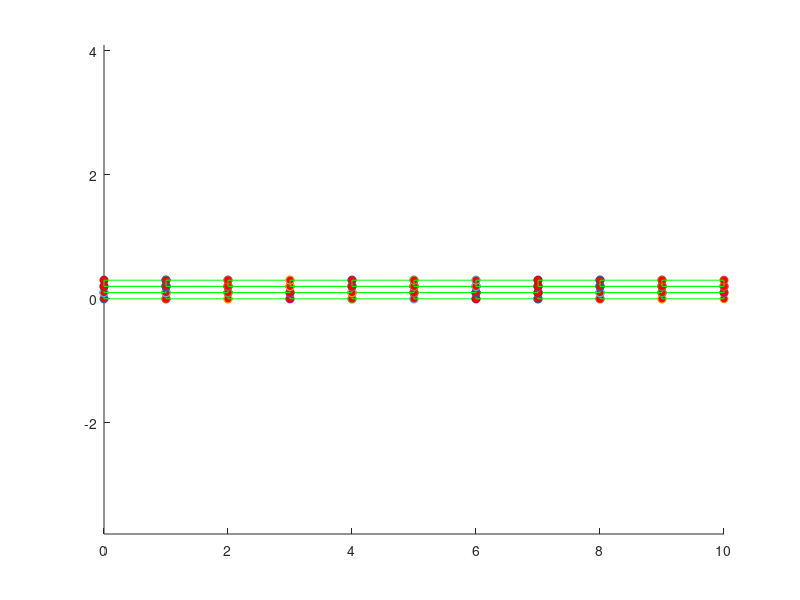
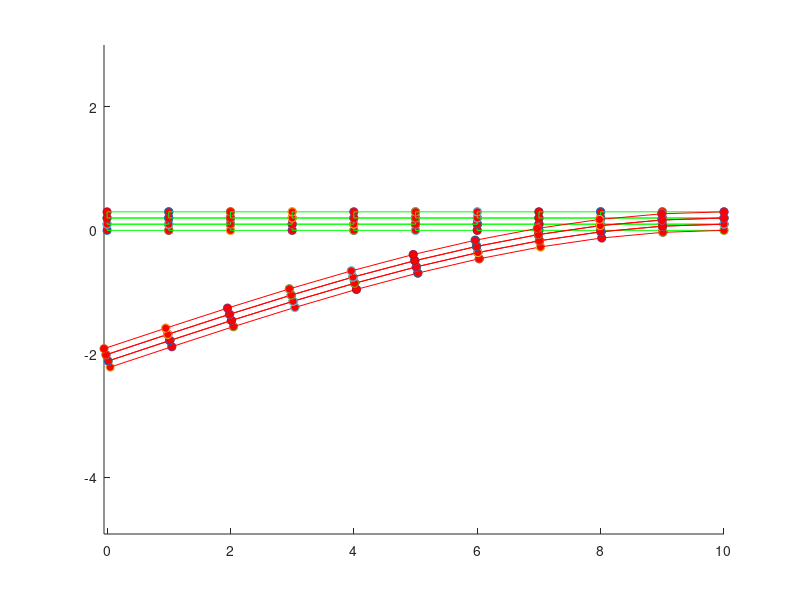
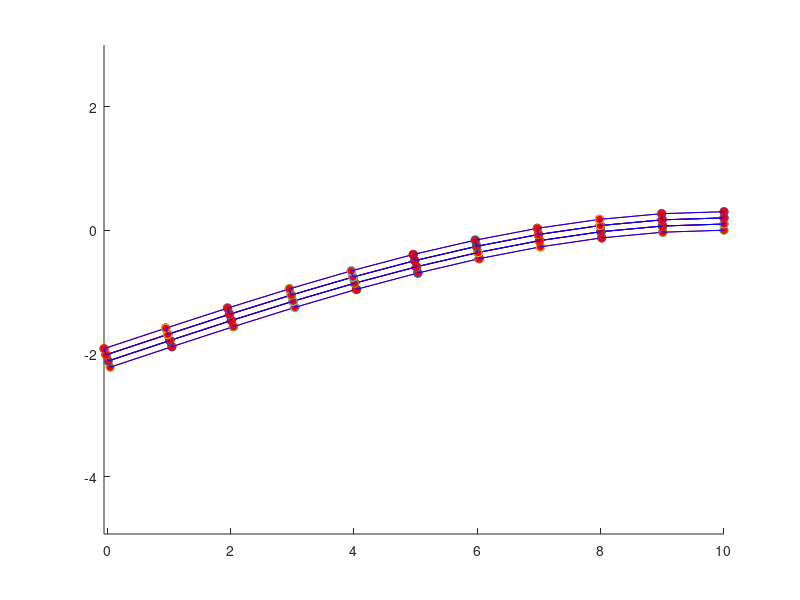

The MATLAB source for these figures, in order:
function FEM_incompatible_modes
%
%          Example 2D and 3D Linear elastic FEM code
%            Currently coded to run either plane strain or plane stress (2DOF) or general 3D but
%            could easily be modified for axisymmetry too.
%
%        Variables read from input file;
%        nprops              No. material parameters
%        materialprops(i)    List of material parameters
%        ncoord              No. spatial coords (2 for 2D, 3 for 3D)
%        ndof                No. degrees of freedom per node (2 for 2D, 3 for 3D)
%                            (here ndof=ncoord, but the program allows them to be different
%                            to allow extension to plate & beam elements with C^1 continuity)
%        nnode               No. nodes
%        coords(i,j)         ith coord of jth node, for i=1..ncoord; j=1..nnode
%        nelem               No. elements
%        maxnodes            Max no. nodes on any one element (used for array dimensioning)
%        nelnodes(i)         No. nodes on the ith element
%        elident(i)          An integer identifier for the ith element.  Not used
%                            in this code but could be used to switch on reduced integration,
%                            etc.
%        connect(i,j)        List of nodes on the jth element
%        nfix                Total no. prescribed displacements
%        fixnodes(i,j)       List of prescribed displacements at nodes
%                            fixnodes(1,j) Node number
%                            fixnodes(2,j) Displacement component number (1, 2 or 3)
%                            fixnodes(3,j) Value of the displacement
%        ndload              Total no. element faces subjected to tractions
%        dloads(i,j)         List of element tractions
%                            dloads(1,j) Element number
%                            dloads(2,j) face number
%                            dloads(3,j), dloads(4,j), dloads(5,j) Components of traction
%                            (assumed uniform) 
%
%  To run the program you first need to set up an input file, as described in 
%  the lecture notes.  Then change the fopen command below to point to the file.
%  Also change the fopen command in the post-processing step (near the bottom of the
%  program) to point to a suitable output file.  Then execute the file in
%  the usual fashion (e.g. hit the green arrow at the top of the MATLAB
%  editor window)
% 
%
% ==================== Read data from the input file ===========================
%
%
% YOU NEED TO CHANGE THE PATH & FILE NAME TO POINT TO YOUR INPUT FILE
%
infile=fopen('shear_locking_demo.txt','r');

[nprops,materialprops,ncoord,ndof,nnode,coords,nelem,maxnodes,connect,nelnodes,elident,nfix,fixnodes,ndload,dloads] = read_input_file(infile);

fclose(infile);

% Plot the initial mesh as a check
close all
figure
plotmesh(coords,ncoord,nnode,connect,nelem,elident,nelnodes,'g');

%
%============================ MAIN FEM ANALYSIS PROCEDURE ========================
%
%   dofs        Nodal displacements.  Let u_i^a be ith displacement component
%               at jth node.  Then dofs contain (u_1^1, u_2^1, u_1^2, u_2^2....) for 2D
%               and (u_1^1, u_2^1, u_3^1, u_1^2, u_2^2, u_3^2....) for 3D
%
%   K           Global stiffness matrix.  Stored as (K_1111 K_1112  K_1121  K_1122...
%                                                    K_1211 K_1212  K_1221  K_1222...
%                                                    K_2111 K_2112  K_2121  K_2122...)
%               for 2D problem and similarly for 3D problem
%   r           Force vector.  Currently only includes contribution from tractions
%               acting on element faces (i.e. body forces are neglected)
%
  dofs = zeros(ndof*nnode,1);  

  K = globalstiffness(ncoord,ndof,nnode,coords,nelem,maxnodes,elident,nelnodes,connect,materialprops,dofs);

  r = globaltraction(ncoord,ndof,nnode,ndload,coords,nelnodes,elident,connect,dloads,dofs);

%
%  Fix constrained nodes.  We should really do this in a way that preserves the symmetry of K
%  but it's not worth it for the small demo problems here.
%
  for n = 1:nfix
     rw = ndof*(fixnodes(1,n)-1) + fixnodes(2,n);
     for cl = 1:ndof*nnode
        K(rw,cl) = 0;
     end
     K(rw,rw) = 1.;
     r(rw) = fixnodes(3,n);
  end
%
% Solve for the displacements
%

  dofs = K\r;

%
%================================= POST-PROCESSING =================================
%
% Create a plot of the deformed mesh
%

  defcoords = zeros(ndof,nnode); 
  scalefactor = 1.0;
  for i = 1:nnode
    for j = 1:ndof
       defcoords(j,i) = coords(j,i) + scalefactor*dofs(ndof*(i-1)+j); 
    end
  end

 figure
 plotmesh(coords,ncoord,nnode,connect,nelem,elident,nelnodes,'g');
 hold on
 plotmesh(defcoords,ncoord,nnode,connect,nelem,elident,nelnodes,'r');  
 %
 % Plot the exact solution and FEA solution together
 %
 figure
 plotmesh(defcoords,ncoord,nnode,connect,nelem,elident,nelnodes,'r');  
 a = 0.15;
 b = 1;
 P = 2*a*b;
 L = 10;
 E = 2*materialprops(1)*(1+materialprops(2));
 d = -P*L^3/(2*E*a^3*b);
 omega = 3*P*L^2/(4*E*a^3*b);
 for i = 1:nnode
   x1 = coords(1,i);
   x2 = coords(2,i)-a;
   II = b*(2*a)^3/12;
   ups1 = P/(2*E*II)*x1^2*x2 + materialprops(2)*P/(6*E*II)*x2^3 ...
       - P/(6*II*materialprops(1))*x2^3 - (P*L^2/(2*E*II) - P*a^2/(2*II*materialprops(1)))*x2;
   ups2 = -materialprops(2)*P/(2*E*II)*x1*x2^2 - P/(6*E*II)*x1^3 + P*L^2/(2*E*II)*x1 - P*L^3/(3*E*II);
   scale = 1.;
   defcoords(1,i) = coords(1,i) + scale*ups1;
   defcoords(2,i) = coords(2,i) + scale*ups2; 
 end
 
 plotmesh(defcoords,ncoord,nnode,connect,nelem,elident,nelnodes,'b');  
 

end 

%================= Material Stiffness ==================================
%
%    Computes elasticity tensor C_{ijkl} = shear modulus and Poissons ratio
%    Currently coded either for plane strain, plane stress or general 3D.
%
function C = materialstiffness(ndof,ncoord,strain,materialprops)

   mu = materialprops(1);
   nu = materialprops(2);
   
   C = zeros(ndof,ncoord,ndof,ncoord);
   
   if (ncoord == 2)   

%  planestrain = 0 => plane stress, planestrain = 1 => plane strain
   planestrain = materialprops(3);
 
     for i = 1:2
       for j = 1:2
         for k = 1:2
           for l = 1:2
             if (planestrain==1) 
               if (i==j && k==l)
                   C(i,j,k,l) = C(i,j,k,l)+2*mu*nu/(1-2*nu);
               end
             else
               if (i==j && k==l)
                   C(i,j,k,l) = C(i,j,k,l)+2*mu*nu/(1-nu);
               end
             end
             if (i==l && k==j)
                 C(i,j,k,l) = C(i,j,k,l)+mu;
             end
             if (i==k && j==l)
                 C(i,j,k,l) = C(i,j,k,l)+mu;
             end
           end
         end
       end
     end
     
   elseif (ncoord == 3) 

     for i = 1:3 
       for j = 1:3
         for k = 1:3
           for l = 1:3
             if (i==j && k==l)
                 C(i,j,k,l)=C(i,j,k,l) + 2.*mu*nu/(1.-2.*nu);
             end
             if (i==k && j==l)
                 C(i,j,k,l)=C(i,j,k,l) + mu;
             end
             if (i==l && j==k)
                 C(i,j,k,l)=C(i,j,k,l) + mu;
             end
            end
          end
        end
      end
    end

 end
%================= Material Stress ==================================
%
%   Computes stress sigma_{ij} given strain epsilon_{ij}
%
function stress = materialstress(ndof,ncoord,strain,materialprops)

   C = materialstiffness(ndof,ncoord,strain,materialprops);
   stress = zeros(ndof,ncoord);
   for i = 1 : ndof
     for j = 1 : ncoord
        for k = 1 : ndof
          for l = 1: ncoord
            stress(i,j) = stress(i,j) + C(i,j,k,l)*strain(k,l);
          end
        end
     end
   end
  end
%
%====================== No. integration points =============================
%
%   Defines the number of integration points:be used for
%   each element type
%
function n = numberofintegrationpoints(ncoord,nelnodes,elident)
  
   if (ncoord == 1) 
     n = nelnodes;   
   elseif (ncoord == 2) 
     if (nelnodes == 3)
         n = 1;
     end
     if (nelnodes == 6)
         n = 3;
     end
     if (nelnodes == 4)
         n = 4;
     end
     if (nelnodes == 8)
         n = 9;
     end
   elseif (ncoord == 3) 
     if (nelnodes == 4)
         n = 1 ;
     end
     if (nelnodes == 10)
         n = 4;
     end
     if (nelnodes == 8)
         n = 8;
     end
     if (nelnodes == 20)
         n = 27;
     end
   end
end   
%
%====================== INTEGRATION POINTS ==================================
%
%   Defines positions of integration points
%
function xi = integrationpoints(ncoord,nelnodes,npoints,elident)

   xi = zeros(ncoord,npoints);
%
%  1D elements
%
   if (ncoord == 1) 
     if (npoints==1) 
       xi(1,1) = 0.;
     elseif (npoints == 2) 
       xi(1,1) = -0.5773502692;
       xi(1,2) = -xi(1,1);
     elseif (npoints == 3) 
       xi(1,1) = -0.7745966692;
       xi(1,2) = 0.0;
       xi(1,3) = -xi(1,1);
     end
%
%  2D elements
%
   elseif (ncoord == 2) 
%
%    Triangular element
%
     if ( nelnodes == 3 || nelnodes == 6 ) 
       if (npoints == 1) 
         xi(1,1) = 1./3.;
         xi(2,1) = 1./3.;
       elseif (npoints == 3) 
         xi(1,1) = 0.6;
         xi(2,1) = 0.2;
         xi(1,2) = 0.2;
         xi(2,2) = 0.6;
         xi(1,3) = 0.2;
         xi(2,3) = 0.2;
       elseif (npoints == 4) 
         xi(1,1) = 1./3.;
         xi(2,1) = 1./3.;
         xi(1,2) = 0.6;
         xi(2,2) = 0.2;
         xi(1,3) = 0.2;
         xi(2,3) = 0.6;
         xi(1,4) = 0.2;
         xi(2,4) = 0.2;
       end
%
%    Rectangular element
%                  
     elseif ( nelnodes==4 || nelnodes==8 ) 

       if (npoints == 1) 
         xi(1,1) = 0.;
         xi(2,1) = 0.;
       elseif (npoints == 4) 
         xi(1,1) = -0.5773502692;
         xi(2,1) = xi(1,1);
         xi(1,2) = -xi(1,1);
         xi(2,2) = xi(1,1);
         xi(1,3) = xi(1,1);
         xi(2,3) = -xi(1,1);
         xi(1,4) = -xi(1,1);
         xi(2,4) = -xi(1,1);
       elseif (npoints == 9) 
         xi(1,1) = -0.7745966692;
         xi(2,1) = xi(1,1);
         xi(1,2) = 0.0;
         xi(2,2) = xi(1,1);
         xi(1,3) = -xi(1,1);
         xi(2,3) = xi(1,1);
         xi(1,4) = xi(1,1);
         xi(2,4) = 0.0;
         xi(1,5) = 0.0;
         xi(2,5) = 0.0;
         xi(1,6) = -xi(1,1);
         xi(2,6) = 0.0;
         xi(1,7) = xi(1,1);
         xi(2,7) = -xi(1,1);
         xi(1,8) = 0.;
         xi(2,8) = -xi(1,1);
         xi(1,9) = -xi(1,1);
         xi(2,9) = -xi(1,1);
       end
     end
%
%   3D elements
%
   elseif (ncoord == 3) 
%
%  3D elements
%
     if (nelnodes == 4 || nelnodes==10 ) 
       if (npoints == 1) 
         xi(1,1) = 0.25;
         xi(2,1) = 0.25;
         xi(3,1) = 0.25;
       elseif (npoints == 4) 
         xi(1,1) = 0.58541020;
         xi(2,1) = 0.13819660;
         xi(3,1) = xi(2,1);
         xi(1,2) = xi(2,1);
         xi(2,2) = xi(1,1);
         xi(3,2) = xi(2,1);
         xi(1,3) = xi(2,1);
         xi(2,3) = xi(2,1);
         xi(3,3) = xi(1,1);
         xi(1,4) = xi(2,1);
         xi(2,4) = xi(2,1);
         xi(3,4) = xi(2,1);
       end
     elseif ( nelnodes==8 || nelnodes==20 ) 
       if (npoints == 1) 
         xi(1,1) = 0.;
         xi(2,1) = 0.;
         xi(3,1) = 0.;
       elseif (npoints == 8) 
         x1D = [-0.5773502692,0.5773502692];
         for k = 1:2
           for j = 1:2 
             for i = 1:2
               n = 4*(k-1) + 2*(j-1) + i;
               xi(1,n) = x1D(i);
               xi(2,n) = x1D(j);
               xi(3,n) = x1D(k);
             end
           end
         end
       elseif (npoints == 27) 
         x1D = [-0.7745966692,0.,0.7745966692];
         for k = 1:3
           for j = 1:3
             for i = 1:3
               n = 9*(k-1) + 3*(j-1) + i;
               xi(1,n) = x1D(i);
               xi(2,n) = x1D(j);
               xi(3,n) = x1D(k);
             end
           end
         end
       end
     end
   end
end

%
%================= INTEGRATION WEIGHTS ==================================
%
%   Defines integration weights w_i
%
function w = integrationweights(ncoord,nelnodes,npoints,elident)

   w = zeros(npoints,1);

%
%  1D elements
%
   if (ncoord == 1) 
     if (npoints == 1)
       w(1) = 2.;
     elseif (npoints == 2) 
       w = [1.,1.];
     elseif (npoints == 3) 
       w = [0.555555555,0.888888888,0.555555555];
     end
%
%  2D elements
%
   elseif (ncoord == 2) 
%
%    Triangular element
%
     if ( nelnodes == 3 || nelnodes == 6 ) 
       if (npoints == 1) 
         w(1) = 0.5;
       elseif (npoints == 3) 
         w(1) = 1./6.;
         w(2) = 1./6.;
         w(3) = 1./6.;
       elseif (npoints == 4) 
         w = [-27./96.,25./96.,25/96.,25/96.];
       end
%
%    Rectangular element
%                  
     elseif ( nelnodes==4 || nelnodes==8 ) 

       if (npoints == 1) 
         w(1) = 4.;
       elseif (npoints == 4) 
         w = [1.,1.,1.,1.];
       elseif (npoints == 9 ) 
         w1D = [0.555555555,0.888888888,0.55555555555];
         for j = 1:3
           for i = 1:3
             n = 3*(j-1)+i;
             w(n) = w1D(i)*w1D(j);
           end
         end    
       end
     end 

   elseif (ncoord == 3) 
%
%  3D elements
%
     if (nelnodes == 4 || nelnodes==10 ) 
       if (npoints == 1) 
         w(1) = 1./6.;
       elseif (npoints == 4) 
         w = [1./24.,1./24.,1./24.,1./24.];
       end
     elseif ( nelnodes==8 || nelnodes==20 ) 
       if (npoints == 1) 
         w(1) = 8.;
       elseif (npoints == 8) 
         w = [1.,1.,1.,1.,1.,1.,1.,1.];
       elseif (npoints == 27) 
         w1D = [0.555555555,0.888888888,0.55555555555];
         for k = 1:3
           for j = 1:3
             for i = 1:3
               n = 9*(k-1)+3*(j-1)+i;
               w(n) = w1D(i)*w1D(j)*w1D(k);
             end
           end    
         end
       end
     end
   end
end

%
%================= SHAPE FUNCTIONS ==================================
%
%        Calculates shape functions for various element types
%
function N = shapefunctions(nelnodes,ncoord,elident,xi)
 

   N = zeros(nelnodes,1);
%
%  1D elements
%
  if (ncoord == 1) 
    if (nelnodes==2) 
      N(1) = 0.5*(1.+xi(1));
      N(2) = 0.5*(1.-xi(1));
    elseif (nelnodes == 3) 
      N(1) = -0.5*xi(1)*(1.-xi(1));
      N(2) =  0.5*xi(1)*(1.+xi(1));
      N(3) = (1.-xi(1))*(1.+xi(1));
    end
%
%  2D elements
%
   elseif (ncoord == 2) 
%
%    Triangular element
%
     if ( nelnodes == 3 ) 
       N(1) = xi(1);
       N(2) = xi(2);
       N(3) = 1.-xi(1)-xi(2);               
     elseif ( nelnodes == 6 ) 
       xi3 = 1.-xi(1)-xi(2);
       N(1) = (2.*xi(1)-1.)*xi(1);
       N(2) = (2.*xi(2)-1.)*xi(2);
       N(3) = (2.*xi3-1.)*xi3;
       N(4) = 4.*xi(1)*xi(2);
       N(5) = 4.*xi(2)*xi3;
       N(6) = 4.*xi3*xi(1);
%
%    Rectangular element
%                  
     elseif ( nelnodes == 4 ) 
       N(1) = 0.25*(1.-xi(1))*(1.-xi(2));
       N(2) = 0.25*(1.+xi(1))*(1.-xi(2));
       N(3) = 0.25*(1.+xi(1))*(1.+xi(2));
       N(4) = 0.25*(1.-xi(1))*(1.+xi(2));
     elseif (nelnodes == 8) 
       N(1) = -0.25*(1.-xi(1))*(1.-xi(2))*(1.+xi(1)+xi(2));
       N(2) = 0.25*(1.+xi(1))*(1.-xi(2))*(xi(1)-xi(2)-1.);
       N(3) = 0.25*(1.+xi(1))*(1.+xi(2))*(xi(1)+xi(2)-1.);
       N(4) = 0.25*(1.-xi(1))*(1.+xi(2))*(xi(2)-xi(1)-1.);
       N(5) = 0.5*(1.-xi(1)*xi(1))*(1.-xi(2));
       N(6) = 0.5*(1.+xi(1))*(1.-xi(2)*xi(2));
       N(7) = 0.5*(1.-xi(1)*xi(1))*(1.+xi(2));
       N(8) = 0.5*(1.-xi(1))*(1.-xi(2)*xi(2));
     end
%
   elseif (ncoord==3) 

     if (nelnodes == 4) 
       N(1) = xi(1);
       N(2) = xi(2);
       N(3) = xi(3);
       N(4) = 1.-xi(1)-xi(2)-xi(3);
     elseif (nelnodes == 10) 
       xi4 = 1.-xi(1)-xi(2)-xi(3);
       N(1) = (2.*xi(1)-1.)*xi(1);
       N(2) = (2.*xi(2)-1.)*xi(2);
       N(3) = (2.*xi(3)-1.)*xi(3);
       N(4) = (2.*xi4-1.)*xi4;
       N(5) = 4.*xi(1)*xi(2);
       N(6) = 4.*xi(2)*xi(3);
       N(7) = 4.*xi(3)*xi(1);
       N(8) = 4.*xi(1)*xi4;
       N(9) = 4.*xi(2)*xi4;
       N(10) = 4.*xi(3)*xi4;
     elseif (nelnodes == 8) 
       N(1) = (1.-xi(1))*(1.-xi(2))*(1.-xi(3))/8.;
       N(2) = (1.+xi(1))*(1.-xi(2))*(1.-xi(3))/8.;
       N(3) = (1.+xi(1))*(1.+xi(2))*(1.-xi(3))/8.;
       N(4) = (1.-xi(1))*(1.+xi(2))*(1.-xi(3))/8.;
       N(5) = (1.-xi(1))*(1.-xi(2))*(1.+xi(3))/8.;
       N(6) = (1.+xi(1))*(1.-xi(2))*(1.+xi(3))/8.;
       N(7) = (1.+xi(1))*(1.+xi(2))*(1.+xi(3))/8.;
       N(8) = (1.-xi(1))*(1.+xi(2))*(1.+xi(3))/8.;
     elseif (nelnodes == 20) 
       N(1) = (1.-xi(1))*(1.-xi(2))*(1.-xi(3))*(-xi(1)-xi(2)-xi(3)-2.)/8.;
       N(2) = (1.+xi(1))*(1.-xi(2))*(1.-xi(3))*(xi(1)-xi(2)-xi(3)-2.)/8.;
       N(3) = (1.+xi(1))*(1.+xi(2))*(1.-xi(3))*(xi(1)+xi(2)-xi(3)-2.)/8.;
       N(4) = (1.-xi(1))*(1.+xi(2))*(1.-xi(3))*(-xi(1)+xi(2)-xi(3)-2.)/8.;
       N(5) = (1.-xi(1))*(1.-xi(2))*(1.+xi(3))*(-xi(1)-xi(2)+xi(3)-2.)/8.;
       N(6) = (1.+xi(1))*(1.-xi(2))*(1.+xi(3))*(xi(1)-xi(2)+xi(3)-2.)/8.;
       N(7) = (1.+xi(1))*(1.+xi(2))*(1.+xi(3))*(xi(1)+xi(2)+xi(3)-2.)/8.;
       N(8) = (1.-xi(1))*(1.+xi(2))*(1.+xi(3))*(-xi(1)+xi(2)+xi(3)-2.)/8.;
       N(9)  = (1.-xi(1)^2)*(1.-xi(2))*(1.-xi(3))/4.;
       N(10) = (1.+xi(1))*(1.-xi(2)^2)*(1.-xi(3))/4.;
       N(11) = (1.-xi(1)^2)*(1.+xi(2))*(1.-xi(3))/4.;
       N(12) = (1.-xi(1))*(1.-xi(2)^2)*(1.-xi(3))/4.;
       N(13) = (1.-xi(1)^2)*(1.-xi(2))*(1.+xi(3))/4.;
       N(14) = (1.+xi(1))*(1.-xi(2)^2)*(1.+xi(3))/4.;
       N(15) = (1.-xi(1)^2)*(1.+xi(2))*(1.+xi(3))/4.;
       N(16) = (1.-xi(1))*(1.-xi(2)^2)*(1.+xi(3))/4.;
       N(17) = (1.-xi(1))*(1.-xi(2))*(1.-xi(3)^2)/4.;
       N(18) = (1.+xi(1))*(1.-xi(2))*(1.-xi(3)^2)/4.;
       N(19) = (1.+xi(1))*(1.+xi(2))*(1.-xi(3)^2)/4.;
       N(20) = (1.-xi(1))*(1.+xi(2))*(1.-xi(3)^2)/4.;
     end
   end

end

%
%================= SHAPE FUNCTION DERIVATIVES ======================
%
function dNdxi = shapefunctionderivs(nelnodes,ncoord,elident,xi)

  dNdxi = zeros(nelnodes,ncoord);
%
% 1D elements
%
  if (ncoord == 1) 
    if (nelnodes==2) 
      dNdxi(1,1) = 0.5;
      dNdxi(2,1) = -0.5;
    elseif (nelnodes == 3) 
      dNdxi(1,1) = -0.5+xi(1);
      dNdxi(2,1) =  0.5+xi(1);
      dNdxi(3,1) = -2.*xi(1);
    end
%
%  2D elements
%
   elseif (ncoord == 2) 
%
%    Triangular element
%
     if ( nelnodes == 3 ) 
       dNdxi(1,1) = 1.;
       dNdxi(2,2) = 1.;
       dNdxi(3,1) = -1.;
       dNdxi(3,2) = -1.;               
     elseif ( nelnodes == 6 ) 
       xi3 = 1.-xi(1)-xi(2);
       dNdxi(1,1) = 4.*xi(1)-1.;
       dNdxi(2,2) = 4.*xi(2)-1.;
       dNdxi(3,1) = -(4.*xi3-1.);
       dNdxi(3,2) = -(4.*xi3-1.);
       dNdxi(4,1) = 4.*xi(2);
       dNdxi(4,2) = 4.*xi(1);
       dNdxi(5,1) = -4.*xi(2);
       dNdxi(5,2) = -4.*xi(1);
       dNdxi(6,1) = 4.*xi3 - 4.*xi(1);
       dNdxi(6,2) = 4.*xi3 - 4.*xi(2);
%
%    Rectangular element
%                  
     elseif ( nelnodes == 4 ) 
       dNdxi(1,1) = -0.25*(1.-xi(2));
       dNdxi(1,2) = -0.25*(1.-xi(1));
       dNdxi(2,1) = 0.25*(1.-xi(2));
       dNdxi(2,2) = -0.25*(1.+xi(1));
       dNdxi(3,1) = 0.25*(1.+xi(2));
       dNdxi(3,2) = 0.25*(1.+xi(1));
       dNdxi(4,1) = -0.25*(1.+xi(2));
       dNdxi(4,2) = 0.25*(1.-xi(1));
     elseif (nelnodes == 8) 
       dNdxi(1,1) = 0.25*(1.-xi(2))*(2.*xi(1)+xi(2));
       dNdxi(1,2) = 0.25*(1.-xi(1))*(xi(1)+2.*xi(2));
       dNdxi(2,1) = 0.25*(1.-xi(2))*(2.*xi(1)-xi(2));
       dNdxi(2,2) = 0.25*(1.+xi(1))*(2.*xi(2)-xi(1));
       dNdxi(3,1) = 0.25*(1.+xi(2))*(2.*xi(1)+xi(2));
       dNdxi(3,2) = 0.25*(1.+xi(1))*(2.*xi(2)+xi(1));
       dNdxi(4,1) = 0.25*(1.+xi(2))*(2.*xi(1)-xi(2));
       dNdxi(4,2) = 0.25*(1.-xi(1))*(2.*xi(2)-xi(1));
       dNdxi(5,1) = -xi(1)*(1.-xi(2));
       dNdxi(5,2) = -0.5*(1.-xi(1)*xi(1));
       dNdxi(6,1) = 0.5*(1.-xi(2)*xi(2));
       dNdxi(6,2) = -(1.+xi(1))*xi(2);
       dNdxi(7,1) = -xi(1)*(1.+xi(2));
       dNdxi(7,2) = 0.5*(1.-xi(1)*xi(1));
       dNdxi(8,1) = -0.5*(1.-xi(2)*xi(2));
       dNdxi(8,2) = -(1.-xi(1))*xi(2);
      end
%
%    3D elements
%
   elseif (ncoord==3) 

     if (nelnodes == 4) 
       dNdxi(1,1) = 1.;
       dNdxi(2,2) = 1.;
       dNdxi(3,3) = 1.;
       dNdxi(4,1) = -1.;
       dNdxi(4,2) = -1.;
       dNdxi(4,3) = -1.;
     elseif (nelnodes == 10) 
       xi4 = 1.-xi(1)-xi(2)-xi(3);
       dNdxi(1,1) = (4.*xi(1)-1.);
       dNdxi(2,2) = (4.*xi(2)-1.);
       dNdxi(3,3) = (4.*xi(3)-1.);
       dNdxi(4,1) = -(4.*xi4-1.);
       dNdxi(4,2) = -(4.*xi4-1.);
       dNdxi(4,3) = -(4.*xi4-1.);
       dNdxi(5,1) = 4.*xi(2);
       dNdxi(5,2) = 4.*xi(1);
       dNdxi(6,2) = 4.*xi(3);
       dNdxi(6,3) = 4.*xi(2);
       dNdxi(7,1) = 4.*xi(3);
       dNdxi(7,3) = 4.*xi(1); 
       dNdxi(8,1) = 4.*(xi4-xi(1));
       dNdxi(8,2) = -4.*xi(1);
       dNdxi(8,3) = -4.*xi(1);
       dNdxi(9,1) = -4.*xi(2);
       dNdxi(9,2) = 4.*(xi4-xi(2));
       dNdxi(9,3) = -4.*xi(2);
       dNdxi(10,1) = -4.*xi(3)*xi4;
       dNdxi(10,2) = -4.*xi(3);
       dNdxi(10,3) = 4.*(xi4-xi(3));
     elseif (nelnodes == 8) 
       dNdxi(1,1) = -(1.-xi(2))*(1.-xi(3))/8.;
       dNdxi(1,2) = -(1.-xi(1))*(1.-xi(3))/8.;
       dNdxi(1,3) = -(1.-xi(1))*(1.-xi(2))/8.;
       dNdxi(2,1) = (1.-xi(2))*(1.-xi(3))/8.;
       dNdxi(2,2) = -(1.+xi(1))*(1.-xi(3))/8.;
       dNdxi(2,3) = -(1.+xi(1))*(1.-xi(2))/8.;
       dNdxi(3,1) = (1.+xi(2))*(1.-xi(3))/8.;
       dNdxi(3,2) = (1.+xi(1))*(1.-xi(3))/8.;
       dNdxi(3,3) = -(1.+xi(1))*(1.+xi(2))/8.;
       dNdxi(4,1) = -(1.+xi(2))*(1.-xi(3))/8.;
       dNdxi(4,2) = (1.-xi(1))*(1.-xi(3))/8.;
       dNdxi(4,3) = -(1.-xi(1))*(1.+xi(2))/8.;
       dNdxi(5,1) = -(1.-xi(2))*(1.+xi(3))/8.;
       dNdxi(5,2) = -(1.-xi(1))*(1.+xi(3))/8.;
       dNdxi(5,3) = (1.-xi(1))*(1.-xi(2))/8.;
       dNdxi(6,1) = (1.-xi(2))*(1.+xi(3))/8.;
       dNdxi(6,2) = -(1.+xi(1))*(1.+xi(3))/8.;
       dNdxi(6,3) = (1.+xi(1))*(1.-xi(2))/8.;
       dNdxi(7,1) = (1.+xi(2))*(1.+xi(3))/8.;
       dNdxi(7,2) = (1.+xi(1))*(1.+xi(3))/8.;
       dNdxi(7,3) = (1.+xi(1))*(1.+xi(2))/8.;
       dNdxi(8,1) = -(1.+xi(2))*(1.+xi(3))/8.;
       dNdxi(8,2) = (1.-xi(1))*(1.+xi(3))/8.;
       dNdxi(8,3) = (1.-xi(1))*(1.+xi(2))/8.;
     elseif (nelnodes == 20) 
       dNdxi(1,1) = (-(1.-xi(2))*(1.-xi(3))*(-xi(1)-xi(2)-xi(3)-2.)-(1.-xi(1))*(1.-xi(2))*(1.-xi(3)))/8.;
       dNdxi(1,2) = (-(1.-xi(1))*(1.-xi(3))*(-xi(1)-xi(2)-xi(3)-2.)-(1.-xi(1))*(1.-xi(2))*(1.-xi(3)))/8.;
       dNdxi(1,3) = (-(1.-xi(1))*(1.-xi(2))*(-xi(1)-xi(2)-xi(3)-2.)-(1.-xi(1))*(1.-xi(2))*(1.-xi(3)))/8.;

       dNdxi(2,1) = ((1.-xi(2))*(1.-xi(3))*(xi(1)-xi(2)-xi(3)-2.)+(1.+xi(1))*(1.-xi(2))*(1.-xi(3)))/8.;
       dNdxi(2,2) = (-(1.+xi(1))*(1.-xi(3))*(xi(1)-xi(2)-xi(3)-2.)-(1.+xi(1))*(1.-xi(2))*(1.-xi(3)))/8.;
       dNdxi(2,3) = (-(1.+xi(1))*(1.-xi(2))*(xi(1)-xi(2)-xi(3)-2.)-(1.+xi(1))*(1.-xi(2))*(1.-xi(3)))/8.;

       dNdxi(3,1) = ((1.+xi(2))*(1.-xi(3))*(xi(1)+xi(2)-xi(3)-2.)+(1.+xi(1))*(1.+xi(2))*(1.-xi(3)))/8.;
       dNdxi(3,2) = ((1.+xi(1))*(1.-xi(3))*(xi(1)+xi(2)-xi(3)-2.)+(1.+xi(1))*(1.+xi(2))*(1.-xi(3)))/8.;
       dNdxi(3,3) = (-(1.+xi(1))*(1.+xi(2))*(xi(1)+xi(2)-xi(3)-2.)-(1.+xi(1))*(1.+xi(2))*(1.-xi(3)))/8.;

       dNdxi(4,1) = (-(1.+xi(2))*(1.-xi(3))*(-xi(1)+xi(2)-xi(3)-2.)-(1.-xi(1))*(1.+xi(2))*(1.-xi(3)))/8.;
       dNdxi(4,2) = ((1.-xi(1))*(1.-xi(3))*(-xi(1)+xi(2)-xi(3)-2.)+(1.-xi(1))*(1.+xi(2))*(1.-xi(3)))/8.;
       dNdxi(4,3) = (-(1.-xi(1))*(1.+xi(2))*(-xi(1)+xi(2)-xi(3)-2.)-(1.-xi(1))*(1.+xi(2))*(1.-xi(3)))/8.;
       dNdxi(5,1) = (-(1.-xi(2))*(1.+xi(3))*(-xi(1)-xi(2)+xi(3)-2.)-(1.-xi(1))*(1.-xi(2))*(1.+xi(3)))/8.;
       dNdxi(5,2) = (-(1.-xi(1))*(1.+xi(3))*(-xi(1)-xi(2)+xi(3)-2.)-(1.-xi(1))*(1.-xi(2))*(1.+xi(3)))/8.;
       dNdxi(5,3) = ((1.-xi(1))*(1.-xi(2))*(-xi(1)-xi(2)+xi(3)-2.)+(1.-xi(1))*(1.-xi(2))*(1.+xi(3)))/8.;
       dNdxi(6,1) = ((1.-xi(2))*(1.+xi(3))*(xi(1)-xi(2)+xi(3)-2.)+(1.+xi(1))*(1.-xi(2))*(1.+xi(3)))/8.;
       dNdxi(6,2) = (-(1.+xi(1))*(1.+xi(3))*(xi(1)-xi(2)+xi(3)-2.)-(1.+xi(1))*(1.-xi(2))*(1.+xi(3)))/8.;
       dNdxi(6,3) = ((1.+xi(1))*(1.-xi(2))*(xi(1)-xi(2)+xi(3)-2.)+(1.+xi(1))*(1.-xi(2))*(1.+xi(3)))/8.;
       dNdxi(7,1) = ((1.+xi(2))*(1.+xi(3))*(xi(1)+xi(2)+xi(3)-2.)+(1.+xi(1))*(1.+xi(2))*(1.+xi(3)))/8.;
       dNdxi(7,2) = ((1.+xi(1))*(1.+xi(3))*(xi(1)+xi(2)+xi(3)-2.)+(1.+xi(1))*(1.+xi(2))*(1.+xi(3)))/8.;
       dNdxi(7,3) = ((1.+xi(1))*(1.+xi(2))*(xi(1)+xi(2)+xi(3)-2.)+(1.+xi(1))*(1.+xi(2))*(1.+xi(3)))/8.;
       dNdxi(8,1) = (-(1.+xi(2))*(1.+xi(3))*(-xi(1)+xi(2)+xi(3)-2.)-(1.-xi(1))*(1.+xi(2))*(1.+xi(3)))/8.;
       dNdxi(8,2) = ((1.-xi(1))*(1.+xi(3))*(-xi(1)+xi(2)+xi(3)-2.)+(1.-xi(1))*(1.+xi(2))*(1.+xi(3)))/8.;
       dNdxi(8,3) = ((1.-xi(1))*(1.+xi(2))*(-xi(1)+xi(2)+xi(3)-2.)+(1.-xi(1))*(1.+xi(2))*(1.+xi(3)))/8.;
       dNdxi(9,1)  = -2.*xi(1)*(1.-xi(2))*(1.-xi(3))/4.;
       dNdxi(9,2)  = -(1.-xi(1)^2)*(1.-xi(3))/4.;
       dNdxi(9,3)  = -(1.-xi(1)^2)*(1.-xi(2))/4.;
       dNdxi(10,1)  = (1.-xi(2)^2)*(1.-xi(3))/4.;
       dNdxi(10,2)  = -2.*xi(2)*(1.+xi(1))*(1.-xi(3))/4.;
       dNdxi(10,3)  = -(1.-xi(2)^2)*(1.+xi(1))/4.;
       dNdxi(11,1)  = -2.*xi(1)*(1.+xi(2))*(1.-xi(3))/4.;
       dNdxi(11,2)  = (1.-xi(1)^2)*(1.-xi(3))/4.;
       dNdxi(11,3)  = -(1.-xi(1)^2)*(1.+xi(2))/4.;
       dNdxi(12,1)  = -(1.-xi(2)^2)*(1.-xi(3))/4.;
       dNdxi(12,2)  = -2.*xi(2)*(1.-xi(1))*(1.-xi(3))/4.;
       dNdxi(12,3)  = -(1.-xi(2)^2)*(1.-xi(1))/4.;
       dNdxi(13,1)  = -2.*xi(1)*(1.-xi(2))*(1.+xi(3))/4.;
       dNdxi(13,2)  = -(1.-xi(1)^2)*(1.+xi(3))/4.;
       dNdxi(13,3)  = (1.-xi(1)^2)*(1.-xi(2))/4.;
       dNdxi(14,1)  = (1.-xi(2)^2)*(1.+xi(3))/4.;
       dNdxi(14,2)  = -2.*xi(2)*(1.+xi(1))*(1.+xi(3))/4.;
       dNdxi(14,3)  = (1.-xi(2)^2)*(1.+xi(1))/4.;
       dNdxi(15,1)  = -2.*xi(1)*(1.+xi(2))*(1.+xi(3))/4.;
       dNdxi(15,2)  =  (1.-xi(1)^2)*(1.+xi(3))/4.;
       dNdxi(15,3)  = (1.-xi(1)^2)*(1.+xi(2))/4.;
       dNdxi(16,1)  = -(1.-xi(2)^2)*(1.+xi(3))/4.;
       dNdxi(16,2)  = -2.*xi(2)*(1.-xi(1))*(1.+xi(3))/4.;
       dNdxi(16,3)  = (1.-xi(2)^2)*(1.-xi(1))/4.;
       dNdxi(17,1) = -(1.-xi(2))*(1.-xi(3)^2)/4.;
       dNdxi(17,2) = -(1.-xi(1))*(1.-xi(3)^2)/4.;
       dNdxi(17,3) = -xi(3)*(1.-xi(1))*(1.-xi(2))/2.;
       dNdxi(18,1) = (1.-xi(2))*(1.-xi(3)^2)/4.;
       dNdxi(18,2) = -(1.+xi(1))*(1.-xi(3)^2)/4.;
       dNdxi(18,3) = -xi(3)*(1.+xi(1))*(1.-xi(2))/2.;
       dNdxi(19,1) = (1.+xi(2))*(1.-xi(3)^2)/4.;
       dNdxi(19,2) = (1.+xi(1))*(1.-xi(3)^2)/4.;
       dNdxi(19,3) = -xi(3)*(1.+xi(1))*(1.+xi(2))/2.;
       dNdxi(20,1) = -(1.+xi(2))*(1.-xi(3)^2)/4.;
       dNdxi(20,2) = (1.-xi(1))*(1.-xi(3)^2)/4.;
       dNdxi(20,3) = -xi(3)*(1.-xi(1))*(1.+xi(2))/2.;
     end
   end

  end
%
%================= ELEMENT STIFFNESS MATRIX ================================
%
function kel = elstif(ncoord,ndof,nelnodes,elident,coord,materialprops,displacement)
%
%  Assemble the element stiffness
%
%    Arguments;
%
%      ncoord             No. coordinates (2 or 3 for 2D or 3D problem)
%      ndof               No. degrees of freedom per node (often ndof = ncoord)
%      nelnodes           No. nodes on the element
%      elident            Element identifier (not used here - for future enhancements!)
%      coords(i,a)        ith coord of ath node
%      materialprops      Material properties passed on:constitutive procedures
%      displacement(i,a)  ith displacement component at ath node
%
%   Local variables
%      npoints            No. integration points
%      xi(i,inpt)         ith local coord of integration point no. intpt
%      w(intpt)           weight for integration point no. intpt
%      N(a)               Shape function associated with ath node on element
%      dNdxi(a,i)         Derivative of ath shape function wrt ith local coord
%      dNdx(a,i)          Derivative of ath shape function wrt ith global coord
%      dxdxi(i,j)         Derivative of ith global coord wrt jth local coord
%      dxidx(i,j)         Derivative of ith local coord wrt jth global coord
%      det                Determinant of jacobian
%      strain(i,j)        strain_ij components
%      dsde(i,j,k,l)      Derivative of stress_ij with respect:strain_kl
%      kel(row,col)       Rows && cols of element stiffness
%
%
   npoints = numberofintegrationpoints(ncoord,nelnodes,elident);
   dNdx = zeros(nelnodes,ncoord);
   dxdxi = zeros(ncoord,ncoord);
   strain = zeros(ndof,ncoord);
   kel = zeros(ndof*nelnodes,ndof*nelnodes);
   kuu = zeros(ndof*nelnodes,ndof*nelnodes);
   kau = zeros(ncoord*ndof,ndof*nelnodes);
   kua = zeros(ndof*nelnodes,ncoord*ndof);
   kaa = zeros(ncoord*ndof,ncoord*ndof);

%
%  Set up integration points && weights    
%
   xilist = integrationpoints(ncoord,nelnodes,npoints,elident);
   w = integrationweights(ncoord,nelnodes,npoints,elident);
%
%  Compute jacobian at center of element
%
   xi(1:ncoord) = 0;
   dNdxi = shapefunctionderivs(nelnodes,ncoord,elident,xi);
   for i = 1:ncoord
     for j = 1:ncoord
       dxdxi(i,j) = 0.;
       for a = 1:nelnodes
         dxdxi(i,j) = dxdxi(i,j) + coord(i,a)*dNdxi(a,j);
       end
     end
   end
      
   dt0 = det(dxdxi);
   
%
%  Loop over the integration points
%
   for intpt = 1:npoints

%     Compute shape functions && derivatives wrt local coords
%
      for i = 1:ncoord
        xi(i) = xilist(i,intpt);
      end      
      N = shapefunctions(nelnodes,ncoord,elident,xi);
      dNdxi = shapefunctionderivs(nelnodes,ncoord,elident,xi);

      
%
%     Compute the jacobian matrix && its determinant
%
      for i = 1:ncoord
        for j = 1:ncoord
          dxdxi(i,j) = 0.;
          for a = 1:nelnodes
            dxdxi(i,j) = dxdxi(i,j) + coord(i,a)*dNdxi(a,j);
          end
        end
      end
      
      dxidx = inv(dxdxi);
      dt = det(dxdxi);
%
%     Convert shape function derivatives:derivatives wrt global coords
%
      for a = 1:nelnodes
        for i = 1:ncoord
          dNdx(a,i) = 0.;
          for j = 1:ncoord
            dNdx(a,i) = dNdx(a,i) + dNdxi(a,j)*dxidx(j,i);
          end
        end
      end
%
%     Compute the (infinitesimal) strain by differentiating displacements
%     This step is not really necessary for linear elasticity calculations
%     where stiffness is independent of strain.  It is included:allow
%     extension:nonlinear materials later.
%
      for i = 1:ncoord
         for j = 1:ncoord
            strain(i,j) = 0.;
            for a = 1:nelnodes
              strain(i,j) = strain(i,j) + 0.5*(displacement(i,a)*dNdx(a,j)+displacement(j,a)*dNdx(a,i));
            end
         end
      end
%
%     Compute the material tangent stiffness (d stress/d strain)
%     ds/de is just C_ijkl for linear elasticity - this notation is used
%     to allow extension to nonlinear problems
%
      dsde = materialstiffness(ndof,ncoord,strain,materialprops);
%
%     Compute the element stiffness
%             
      for a = 1:nelnodes
        for i = 1:ndof
          for b = 1:nelnodes
            for k = 1:ndof
              row = ndof*(a-1)+i;
              col = ndof*(b-1)+k;
              for j = 1:ncoord
                for l = 1:ncoord
                  kuu(col,row) = kuu(col,row) + dsde(i,j,k,l)*dNdx(b,l)*dNdx(a,j)*w(intpt)*dt;
                end
              end
            end
          end
          
          for m = 1 : ncoord
            for k = 1 : ncoord
              row = ndof*(a-1)+i;
              col = (m-1)*ncoord + k;
              for j = 1 : ncoord
                for l = 1 : ncoord
                   kau(col,row) = kau(col,row) + ...
                                 dsde(i,j,k,l)*(xi(m)*dt0/dt)*dxidx(m,l)*dNdx(a,j)*w(intpt)*dt;
                   kua(row,col) = kua(row,col) + ...
                                 dsde(i,j,k,l)*(xi(m)*dt0/dt)*dxidx(m,l)*dNdx(a,j)*w(intpt)*dt;
                end
              end
            end
          end
        end
      end
      for n = 1 : ndof
        for i = 1 : ncoord
          for m = 1 : ndof
            for k = 1 : ncoord
              row = (n-1)*ncoord + i;
              col = (m-1)*ncoord + k;
              for j = 1 : ncoord
                for l = 1 : ncoord
                   kaa(col,row) = kaa(col,row) + ...
                              dsde(i,j,k,l)*(xi(m)*dt0/dt)*dxidx(m,l)*(xi(n)*dt0/dt)*dxidx(n,j)*w(intpt)*dt;
                end
              end
            end
          end        
        end
      end
   end
   kel = kuu - kua*(inv(kaa)*kau);
end


 %====================== No. nodes on element faces ================
%
%   This procedure returns the number of nodes on each element face
%   for various element types.  This info is needed for computing
%   the surface integrals associated with the element traction vector
%
function n = nfacenodes(ncoord,nelnodes,elident,face)
   if (ncoord == 2) 
     if (nelnodes == 3 || nelnodes == 4)
         n = 2;
     elseif (nelnodes == 6 || nelnodes == 8)
         n=3;
     end
   elseif (ncoord == 3) 
     if (nelnodes == 4)
         n = 3;
     elseif (nelnodes == 10)
         n = 6;
     elseif (nelnodes == 8)
         n = 4;
     elseif (nelnodes == 20)
         n = 8;
     end
   end
end
%======================= Lists of nodes on element faces =============
%
%    This procedure returns the list of nodes on an element face
%    The nodes are ordered so that the element face forms either
%    a 1D line element or a 2D surface element for 2D or 3D problems
%
function list = facenodes(ncoord,nelnodes,elident,face)

   i3 = [2,3,1];
   i4 = [2,3,4,1]; 

   list = zeros(nfacenodes(ncoord,nelnodes,face),1);

   if (ncoord == 2) 
     if (nelnodes == 3) 
       list(1) = face;
       list(2) = i3(face);
     elseif (nelnodes == 6) 
       list(1) = face;
       list(2) = i3(face);
       list(3) = face+3;
     elseif (nelnodes==4) 
       list(1) = face;
       list(2) = i4(face);
     elseif (nelnodes==8) 
       list(1) = face;
       list(2) = i4(face);
       list(3) = face+4;
     end
   elseif (ncoord == 3) 
     if (nelnodes==4) 
       if   (face == 1)
           list = [1,2,3];
       elseif (face == 2)
           list = [1,4,2];
       elseif (face == 3)
           list = [2,4,3];
       elseif (face == 4)
           list = [3,4,1];
       end
     elseif (nelnodes == 10) 
       if   (face == 1)
           list = [1,2,3,5,6,7];
       elseif (face == 2)
           list = [1,4,2,8,9,5];
       elseif (face == 3)
           list = [2,4,3,9,10,6];
       elseif (face == 4)
           list = [3,4,1,10,8,7];
       end
     elseif (nelnodes == 8) 
       if   (face == 1)
           list = [1,2,3,4];
       elseif (face == 2)
           list = [5,8,7,6];
       elseif (face == 3)
           list = [1,5,6,2];
       elseif (face == 4)
           list = [2,3,7,6];
       elseif (face == 5)
           list = [3,7,8,4];
       elseif (face == 6)
           list = [4,8,5,1];
       end
     elseif (nelnodes == 20)  
       if   (face == 1)
           list = [1,2,3,4,9,10,11,12];
       elseif (face == 2)
           list = [5,8,7,6,16,15,14,13];
       elseif (face == 3)
           list = [1,5,6,2,17,13,18,9];
       elseif (face == 4)
           list = [2,6,7,3,18,14,19,10];
       elseif (face == 5)
           list = [3,7,8,4,19,15,6,11];
       elseif (face == 6)
           list = [4,8,5,1,20,16,17,12];
       end
     end
   end
end
%
%====================== ELEMENT DISTRIBUTED LOAD VECTOR ==============
%
function r = eldload(ncoord,ndof,nfacenodes,elident,coords,traction)

  npoints = numberofintegrationpoints(ncoord-1,nfacenodes);
  xi = zeros(ncoord-1,1);
  dxdxi = zeros(ncoord,ncoord-1);
  r = zeros(ndof*nfacenodes,1);
   
  xilist = integrationpoints(ncoord-1,nfacenodes,npoints);
  w = integrationweights(ncoord-1,nfacenodes,npoints);

  for intpt = 1:npoints

    for i = 1:ncoord-1
      xi(i) = xilist(i,intpt);
    end

    N = shapefunctions(nfacenodes,ncoord-1,elident,xi);
    dNdxi = shapefunctionderivs(nfacenodes,ncoord-1,elident,xi);
%
%     Compute the jacobian matrix && its determinant
%
    for i = 1:ncoord
      for j = 1:ncoord-1
        dxdxi(i,j) = 0.;
        for a = 1:nfacenodes
          dxdxi(i,j) = dxdxi(i,j) + coords(i,a)*dNdxi(a,j);
        end
      end
    end
    if (ncoord == 2) 
      dt = sqrt(dxdxi(1,1)^2+dxdxi(2,1)^2);
    elseif (ncoord == 3) 
      dt = sqrt( ((dxdxi(2,1)*dxdxi(3,2))-(dxdxi(2,2)*dxdxi(3,1)))^2 ...
          + ((dxdxi(1,1)*dxdxi(3,2))-(dxdxi(1,2)*dxdxi(3,1)))^2 ...
          + ((dxdxi(1,1)*dxdxi(2,2))-(dxdxi(1,2)*dxdxi(2,1)))^2 );
    end
   for a = 1:nfacenodes
      for i = 1:ndof
        row = ndof*(a-1)+i;
        r(row) = r(row) + N(a)*traction(i)*w(intpt)*dt;
      end
    end
  end
end
%
%====================== Assemble the global stiffness matrix =================
%
function Stif = globalstiffness(ncoord,ndof,nnode,coords,nelem,maxnodes,elident,nelnodes,connect,materialprops,dofs)
%
%   Assemble the global stiffness matrix
%

   Stif = zeros(ndof*nnode,ndof*nnode);
   lmncoord = zeros(ncoord,maxnodes);
   lmndof = zeros(ndof,maxnodes);
%
%   Loop over all the elements
%
   for lmn = 1:nelem
%
%   Extract coords of nodes, DOF for the current element
%
      for a = 1:nelnodes(lmn)
        for i = 1:ncoord
          lmncoord(i,a) = coords(i,connect(a,lmn));
        end
        for i = 1:ndof
          lmndof(i,a) = dofs(ndof*(connect(a,lmn)-1)+i);
        end
      end
    n = nelnodes(lmn);
    ident = elident(lmn);
    kel = elstif(ncoord,ndof,n,ident,lmncoord,materialprops,lmndof);
%
%   Add the current element stiffness:the global stiffness
%
    for a = 1:nelnodes(lmn)
      for i = 1:ndof
        for b = 1:nelnodes(lmn)
          for k = 1:ndof
            rw = ndof*(connect(a,lmn)-1)+i;
            cl = ndof*(connect(b,lmn)-1)+k;
            Stif(rw,cl) = Stif(rw,cl) + kel(ndof*(a-1)+i,ndof*(b-1)+k);
          end
        end
      end
    end
   end
end
%
%===================== Assemble the global traction vector =============
%
function r = globaltraction(ncoord,ndof,nnodes,ndload,coords,nelnodes,elident,connect,dloads,dofs)

   r = zeros(ndof*nnodes,1);
   traction = zeros(ndof,1);

   for load = 1:ndload
%
%     Extract the coords of the nodes on the appropriate element face
%
      lmn = dloads(1,load);
      face = dloads(2,load);
      n = nelnodes(lmn);
      ident = elident(lmn);
      nfnodes = nfacenodes(ncoord,n,ident,face); 
      nodelist = facenodes(ncoord,n,ident,face);     
      lmncoord = zeros(ncoord,nfnodes);
      for a = 1:nfnodes
        for i = 1:ncoord
          lmncoord(i,a) = coords(i,connect(nodelist(a),dloads(1,load)));
        end
        for i = 1:ndof
          lmndof(i,a) = dofs(ndof*(connect(nodelist(a),dloads(1,load))-1)+i);
        end
      end
%
%    Compute the element load vector
%
     for i = 1:ndof
       traction(i) = dloads(i+2,load);
     end

     rel = eldload(ncoord,ndof,nfnodes,ident,lmncoord,traction);
%
%    Assemble the element load vector into global vector
%
     for a = 1:nfnodes
       for i = 1:ndof
         rw = (connect(nodelist(a),dloads(1,load))-1)*ndof+i;
         r(rw) = r(rw) + rel((a-1)*ndof+i);
       end
     end

   end
end       

function print_results(outfile, ...
    nprops,materialprops,ncoord,ndof,nnode,coords, ...
    nelem,maxnodes,connect,nelnodes,elident, ...
    nfix,fixnodes,ndload,dloads,dofs)
%      Print nodal displacements, element strains && stresses:a file

fprintf(outfile,'Nodal Displacements: \n');
   if (ndof == 2) 
     fprintf(outfile,' Node      Coords         u1       u2 \n');
     for i = 1:nnode
      fprintf(outfile,'%3d %8.4f %8.4f %8.4f %8.4f\n', ...
                               i,coords(1,i),coords(2,i),dofs(2*i-1),dofs(2*i));
     end
   elseif (ndof == 3) 
     fprintf(outfile,' Node            Coords            u1       u2       u3 \n');
     for i = 1:nnode
      fprintf(outfile,'%3d %8.4f %8.4f %8.4f %8.4f %8.4f %8.4f \n', ...
                    i,coords(1,i),coords(2,i),coords(3,i),dofs(3*i-2),dofs(3*i-1),dofs(3*i));
     end
   end

   fprintf(outfile,'\n\n Strains and Stresses \n');


   lmncoord = zeros(ncoord,maxnodes);
   displacements = zeros(ndof,maxnodes);

%
%   Loop over all the elements
%
   for lmn = 1:nelem

    fprintf(outfile,' \n Element; %d ',lmn);
    if (ncoord == 2)   
    fprintf(outfile,'  \n int pt    Coords          e_11      e_22     e_12      s_11       s_22      s_12 \n');

    elseif (ncoord == 3) 
    fprintf(outfile,'\n int pt         Coords            e_11      e_22     e_33      e_12       e_13      e_23      s_11      s_22      s_33      s_12      s_13      s_23 \n');
    end
%
%   Extract coords of nodes, DOF for the current element
%
      for a = 1:nelnodes(lmn)
        for i = 1:ncoord
          lmncoord(i,a) = coords(i,connect(a,lmn));
        end
        for i = 1:ndof
          displacements(i,a) = dofs(ndof*(connect(a,lmn)-1)+i);
        end
      end
      n = nelnodes(lmn);
      ident = elident(lmn);
 
      npoints = numberofintegrationpoints(ncoord,n);
      dNdx = zeros(n,ncoord);
      dxdxi = zeros(ncoord,ncoord);
      strain = zeros(ndof,ncoord);
      xi = zeros(ncoord,1);
      x = zeros(ncoord,1);
%
%  Set up integration points 
%
      xilist = integrationpoints(ncoord,n,npoints);
%
%  Loop over the integration points
%
     for intpt = 1:npoints

%     Compute shape functions && derivatives wrt local coords
%
       for i = 1:ncoord
         xi(i) = xilist(i,intpt);
       end
       N = shapefunctions(n,ncoord,ident,xi);      
       dNdxi = shapefunctionderivs(n,ncoord,ident,xi);
%
%     Compute the coords of the integration point
%
      for i = 1:ncoord
        x(i) = 0.;
        for a = 1:n
          x(i) = x(i) + lmncoord(i,a)*N(a);
        end
      end
%
%     Compute the jacobian matrix && its determinant
%
      for i = 1:ncoord
        for j = 1:ncoord
          dxdxi(i,j) = 0.;
          for a = 1:n
            dxdxi(i,j) = dxdxi(i,j) + lmncoord(i,a)*dNdxi(a,j);
          end
        end
      end

      dxidx = inv(dxdxi);
%
%     Convert shape function derivatives:derivatives wrt global coords
%
      for a = 1:n
        for i = 1:ncoord
          dNdx(a,i) = 0.;
          for j = 1:ncoord
            dNdx(a,i) = dNdx(a,i) + dNdxi(a,j)*dxidx(j,i);
          end
        end
      end
%
%     Compute the (infinitesimal) strain by differentiating displacements
%
      for i = 1:ncoord
         for j = 1:ncoord
            strain(i,j) = 0.;
            for a = 1:n
              strain(i,j) = strain(i,j) + 0.5*(displacements(i,a)*dNdx(a,j)+displacements(j,a)*dNdx(a,i));
            end
         end
      end

      stress = materialstress(ndof,ncoord,strain,materialprops);

      if (ncoord == 2) 

      fprintf(outfile,'%5d %7.4f %7.4f %9.4f %9.4f %9.4f %9.4f %9.4f %9.4f \n', ...
        intpt,x(1),x(2),strain(1,1),strain(2,2),strain(1,2),stress(1,1),stress(2,2),stress(1,2));


      elseif (ncoord == 3) 

      fprintf(outfile,'%5d %7.4f %7.4f %7.4f %9.4f %9.4f %9.4f %9.4f %9.4f %9.4f %9.4f %9.4f %9.4f %9.4f %9.4f %9.4f \n',...
              intpt,x(1),x(2),x(3), ...
              strain(1,1),strain(2,2),strain(3,3),strain(1,2),strain(1,3),strain(2,3), ...
              stress(1,1),stress(2,2),stress(3,3),stress(1,2),stress(1,3),stress(2,3));
      end
     end
   end
end

%==============================Function read_input_file =================
 function [nprops,materialprops,ncoord,ndof,nnode,coords,nelem,maxnodes, ...
                connect,nelnodes,elident,nfix,fixnodes,ndload,dloads] = read_input_file(infile) 

 cellarray=textscan(infile,'%s');

%  Total no. material parameters, && list of parameters
%
   nprops = str2num(cellarray{1}{2});
   materialprops = zeros(nprops,1);
   cellno = 2;
   for i = 1:nprops
     cellno = cellno + 2;  
     materialprops(i) = str2num(cellarray{1}{cellno});
   end;
%
%    no. coords (1:3), no. DOF, no. nodes && nodal coordinates
%
   cellno = cellno + 2;
   ncoord = str2num(cellarray{1}{cellno});
   cellno = cellno + 2;
   ndof = str2num(cellarray{1}{cellno});
   cellno = cellno + 2;
   nnode = str2num(cellarray{1}{cellno});
 
   coords = zeros(ncoord,nnode);
   cellno = cellno + 1;
   for i = 1 : nnode
     for j = 1 : ncoord
       cellno = cellno + 1;
       coords(j,i) = str2num(cellarray{1}{cellno});
     end;
   end;
%
%    No. elements && connectivity
%
   cellno = cellno + 2;
   nelem = str2num(cellarray{1}{cellno});
   cellno = cellno + 2;
   maxnodes = str2num(cellarray{1}{cellno});
   connect = zeros(maxnodes,nelem);
   nelnodes = zeros(nelem,1);
   elident = zeros(nelem,1);
   cellno = cellno + 3;
   for i = 1 : nelem
     cellno = cellno + 1;
     elident(i) = str2num(cellarray{1}{cellno});
     cellno = cellno + 1;
     nelnodes(i) = str2num(cellarray{1}{cellno});
     for j = 1 : nelnodes(i)
       cellno = cellno + 1;
       connect(j,i) = str2num(cellarray{1}{cellno});
     end
   end
%
%    No. nodes with prescribed displacements, with the prescribed displacements
% 
   cellno = cellno + 2;
   nfix = str2num(cellarray{1}{cellno});
   cellno = cellno + 3;
   fixnodes = zeros(3,nfix);
   for i = 1 : nfix
      cellno = cellno + 1;
      fixnodes(1,i) = str2num(cellarray{1}{cellno});
      cellno = cellno + 1;
      fixnodes(2,i) = str2num(cellarray{1}{cellno});
      cellno = cellno + 1;
      fixnodes(3,i) = str2num(cellarray{1}{cellno});
   end;
%
%    No. loaded element faces, with the loads
%
    cellno = cellno + 2;
    ndload = str2num(cellarray{1}{cellno});
    cellno = cellno + 3;
    dloads = zeros(2+ndof,ndload);
    for i = 1 : ndload
       cellno = cellno + 1;
       dloads(1,i) = str2num(cellarray{1}{cellno});
       cellno = cellno + 1;
       dloads(2,i) = str2num(cellarray{1}{cellno});
       for j = 1 : ndof
         cellno = cellno + 1;
         dloads(j+2,i) = str2num(cellarray{1}{cellno});
       end;
    end;
    
 end
  function plotmesh(coords,ncoord,nnode,connect,nelem,elident,nelnodes,color)
% Function to plot a mesh.  
    f2D_3 = [1,2,3];
    f2D_4 = [1,2,3,4];
    f2D_6 = [1,4,2,5,3,6];
    f2D_8 = [1,5,2,6,3,7,4,8];
    f3D_4 = [[1,2,3];[1,4,2];[2,4,3];[3,4,1]];
    f3D_10 = [[1,5,2,6,3,7];[1,8,4,9,2,5];[2,9,4,10,3,6];[3,10,4,8,1,7]];
    f3D_8 = [[1,2,3,4];[5,8,7,6];[1,5,6,2];[2,3,7,6];[3,7,8,4];[4,8,5,1]];
    f3D_20 = [[1,9,2,10,3,11,4,12];[5,16,8,15,7,14,6,13];
              [1,17,5,13,6,18,2,9];[2,18,6,14,7,19,3,10];
              [3,19,7,15,8,20,4,11];[4,20,8,16,5,17,1,12]];

   hold on
   if (ncoord==2)  % Plot a 2D mesh
       for lmn = 1:nelem
           for i = 1:nelnodes(lmn)
               x(i,1:2) = coords(1:2,connect(i,lmn));
           end
           scatter(x(:,1),x(:,2),'MarkerFaceColor','r');
           if (nelnodes(lmn)==3) 
               patch('Vertices',x,'Faces',f2D_3,'FaceColor','none','EdgeColor',color);
           elseif (nelnodes(lmn)==4)
               patch('Vertices',x,'Faces',f2D_4,'FaceColor','none','EdgeColor',color);
           elseif (nelnodes(lmn)==6) 
               patch('Vertices',x,'Faces',f2D_6,'FaceColor','none','EdgeColor',color);
           elseif (nelnodes(lmn)==8 || nelnodes(lmn)==9)
               patch('Vertices',x,'Faces',f2D_8,'FaceColor','none','EdgeColor',color);
           end
       end
   elseif (ncoord==3) % Plot a 3D mesh
       for lmn = 1:nelem
           for i = 1:nelnodes(lmn)
               x(i,1:3) = coords(1:3,connect(i,lmn));
           end
           scatter3(x(:,1),x(:,2),x(:,3),'MarkerFaceColor','r');
           if (nelnodes(lmn)==4) 
               patch('Vertices',x,'Faces',f3D_4,'FaceColor','none','EdgeColor',color);
           elseif (nelnodes(lmn)==10)
               patch('Vertices',x,'Faces',f3D_10,'FaceColor','none','EdgeColor',color);
           elseif (nelnodes(lmn)==8) 
               patch('Vertices',x,'Faces',f3D_8,'FaceColor','none','EdgeColor',color);
           elseif (nelnodes(lmn)==20)
               patch('Vertices',x,'Faces',f3D_20,'FaceColor','none','EdgeColor',color);
           end
       end    
   end
   axis equal
   hold off
end
 
